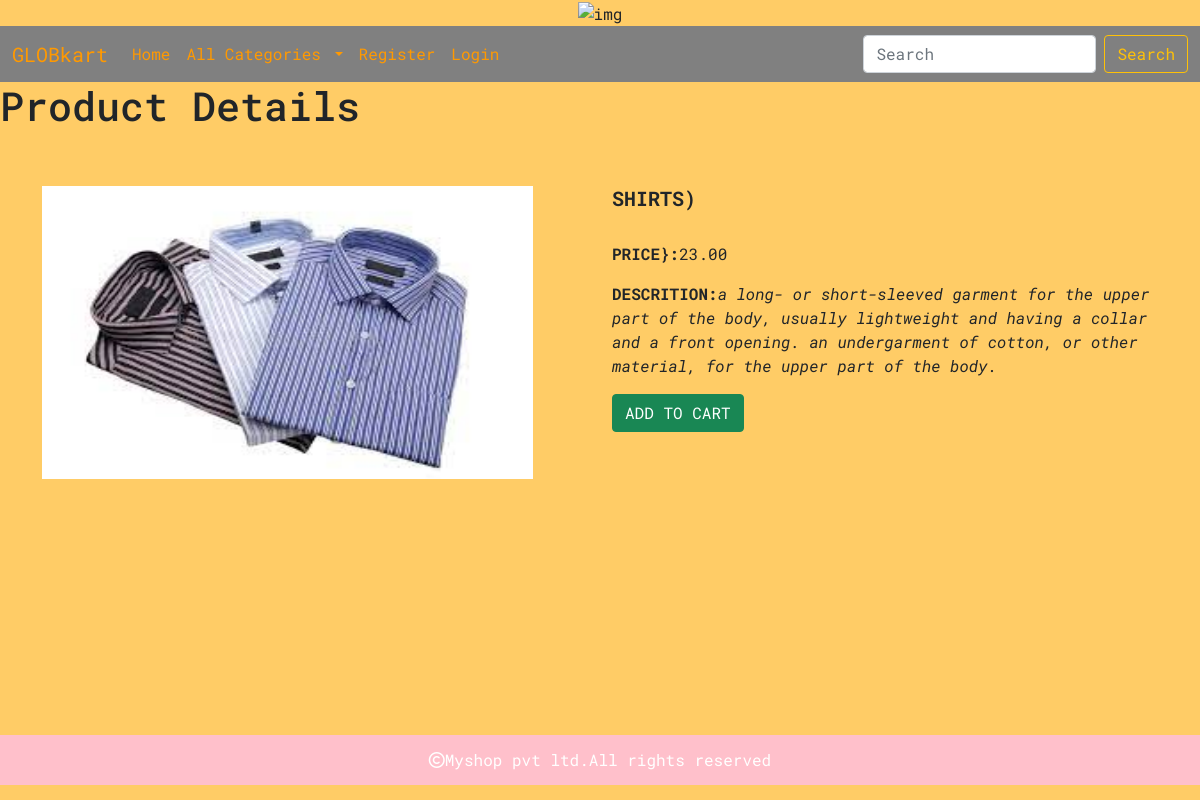
The app's page /prodetail/shirts with its own data.
### shop/models.py (models this page shows)
class Product(models.Model):
    name=models.CharField(max_length=250,unique=True)
    slug=models.SlugField(max_length=250, unique=True)
    description=models.TextField(blank=True)
    price=models.DecimalField(max_digits=10,decimal_places=2)
    category=models.ForeignKey(Category,on_delete=models.CASCADE)
    image=models.ImageField(upload_to='image/products',null=True,blank=True)
    stock=models.IntegerField()
    available=models.BooleanField(default=True)
    created=models.DateTimeField(auto_now_add=True)
    updated=models.DateTimeField(auto_now=True)

### shop/views.py (the view)
# urls.py: path('prodetail/<slug:p>',views.prodetail,name='prodetail'),
def prodetail(request,p):
    p=Product.objects.get(slug=p)
    return render(request,'detail.html',{'p':p})

### cart/context_processors.py (called while the page is built, shortened)
def counter(request):
    item_count=0
    return{'item_count':item_count}

### shop/context_processors.py (called while the page is built)
def menu_links(request):
    links=Category.objects.all()
    return {'links':links}

### template/detail.html
{% extends 'base.html'%}
{% load static %}
{% block content %}
<h1>Product Details</h1>
<br><br>
<div class="container">
    <div class="row">
        <div class=" col-md-6 " >
            <img src="{{p.image.url}}" class="img-top" alt="..." height="90%" width="90%">
        </div>
        <div class=" col-md-6 ">
            <h5 class="card-title" style="text-transform:uppercase;"><b>{{p.name}})</b></h5><br>
                    <p class="card-text"><b>PRICE}:</b>{{p.price}}</p>
                    <p class="card-text"><b>DESCRITION:</b><i>{{p.description}}</i></p>
            {% if p.stock <= 0 %}
                <h2>Out of stock</h2>
            {% else %}
                 <a href="{% url 'cart:add_cart' p.id %}" class="btn btn-success">ADD TO CART</a>
            {% endif %}
        </div>
    </div>
</div>
{% endblock %}

### static/css/custom.css (style rules this page uses)
body { background-color: rgb(255, 204, 102); font-family: 'Roboto Mono', monospace; }

### records on screen
Product: image (picture), name "SHIRTS", price "23.00", description "a long- or short-sleeved garment for the upper part of the body, usually lightweight and having a collar and a front opening. an undergarment of cotton, or other material, for the upper part of the body."
